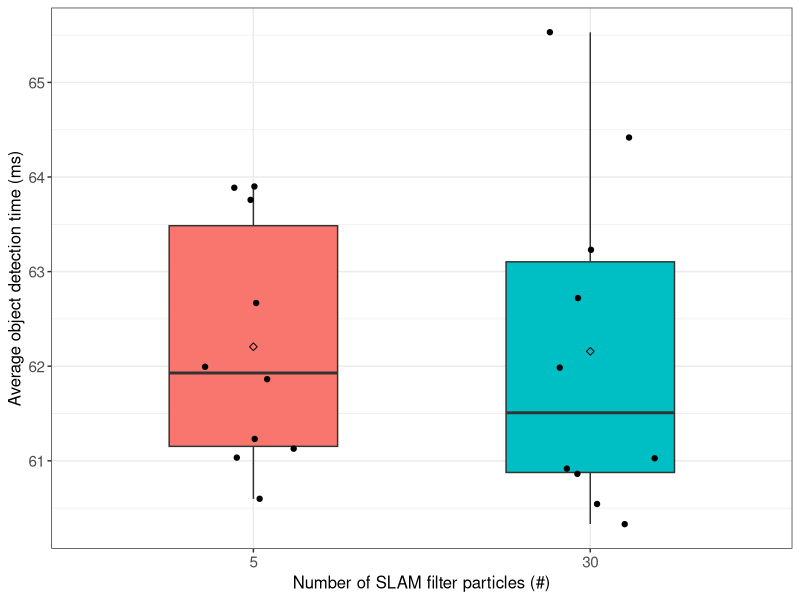
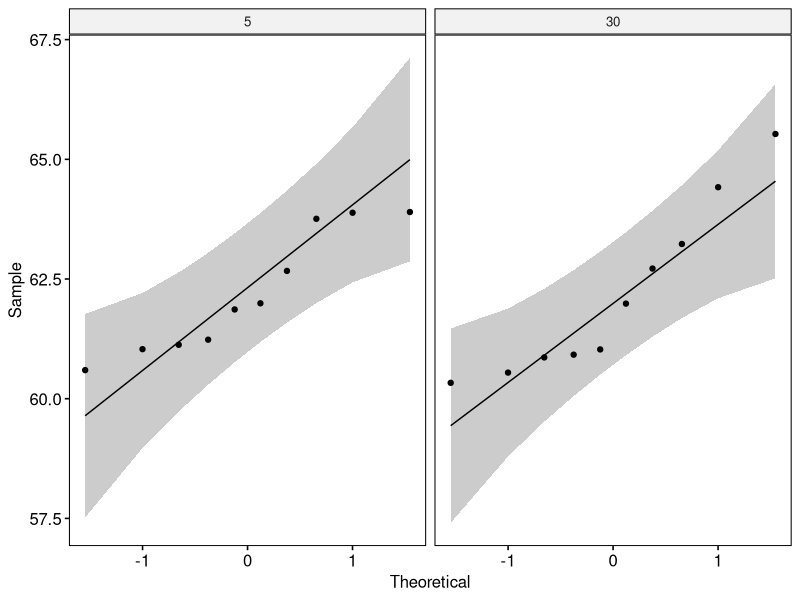

These charts were generated, in order, by the following R code:
## ---- chunk 1
if (!require('tidyverse')) install.packages('tidyverse', dependencies = TRUE); library('tidyverse')
if (!require('ggpubr')) install.packages('ggpubr', dependencies = TRUE); library('ggpubr')
if (!require('rstatix')) install.packages('rstatix', dependencies = TRUE); library('rstatix')
if (!require('ggplot2')) install.packages('ggplot2', dependencies = TRUE); library('ggplot2')
## ---- chunk 2
data <- read.csv(file = '../../raw_data/test_particles/run_table.csv')
data <- subset(data, select = c(X__run_id, particles, avg_detection_time_ms))
data$particles <- as.factor(data$particles)
data$avg_detection_time_ms <- as.numeric(data$avg_detection_time_ms)
## ---- chunk 3
data %>%
  group_by(particles) %>%
  get_summary_stats(avg_detection_time_ms, type = "mean_sd")
## ---- chunk 4
ggplot(data, aes(x = particles, y = avg_detection_time_ms, fill = particles)) +
  theme_bw() + 
  geom_boxplot(width = 0.5, outlier.size = 0.5) + 
  geom_jitter(width = 0.2) +
  stat_summary(fun = mean, color = 'black', geom = 'point', shape = 5, size = 1.5) +
  labs(x = "Number of SLAM filter particles (#)", y = "Average object detection time (ms)") +
  theme(legend.position = 'none') +
  theme(
    axis.title.x = element_text(size = 12, family = 'sans'),
    axis.title.y = element_text(size = 12, family = 'sans'),
    axis.text.x = element_text(size = 11, family = 'sans'),
    axis.text.y = element_text(size = 11, family = 'sans'),
    
  )
## ---- chunk 5
data %>% 
  group_by(particles) %>%
  identify_outliers(avg_detection_time_ms)
## ---- chunk 6
ggqqplot(data, x = "avg_detection_time_ms", facet.by = "particles")
## ---- chunk 7
data %>%
  group_by(particles) %>%
  shapiro_test(avg_detection_time_ms)
## ---- chunk 8
data %>%
  t_test(avg_detection_time_ms ~ particles) %>%
  add_significance()
